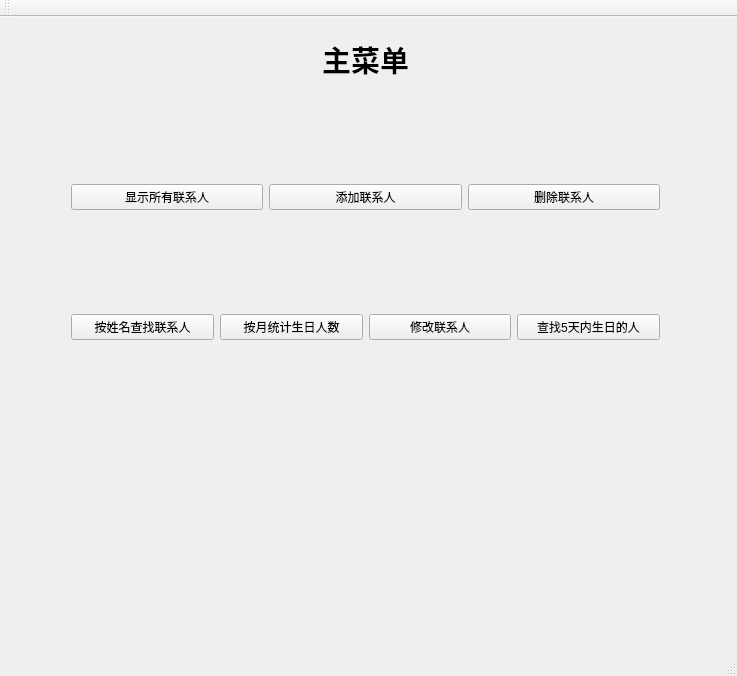
<?xml version="1.0" encoding="UTF-8"?>
<ui version="4.0">
 <class>addressbookClass</class>
 <widget class="QMainWindow" name="addressbookClass">
  <property name="geometry">
   <rect>
    <x>0</x>
    <y>0</y>
    <width>737</width>
    <height>676</height>
   </rect>
  </property>
  <property name="windowTitle">
   <string>addressbook</string>
  </property>
  <widget class="QWidget" name="centralWidget">
   <widget class="QWidget" name="layoutWidget">
    <property name="geometry">
     <rect>
      <x>60</x>
      <y>10</y>
      <width>611</width>
      <height>421</height>
     </rect>
    </property>
    <layout class="QVBoxLayout" name="verticalLayout">
     <item>
      <widget class="QLabel" name="label">
       <property name="font">
        <font>
         <pointsize>22</pointsize>
         <bold>true</bold>
        </font>
       </property>
       <property name="text">
        <string>主菜单</string>
       </property>
       <property name="alignment">
        <set>Qt::AlignmentFlag::AlignCenter</set>
       </property>
      </widget>
     </item>
     <item>
      <spacer name="verticalSpacer">
       <property name="orientation">
        <enum>Qt::Orientation::Vertical</enum>
       </property>
       <property name="sizeHint" stdset="0">
        <size>
         <width>20</width>
         <height>38</height>
        </size>
       </property>
      </spacer>
     </item>
     <item>
      <layout class="QHBoxLayout" name="horizontalLayout">
       <item>
        <widget class="QPushButton" name="btn_showAll">
         <property name="text">
          <string>显示所有联系人</string>
         </property>
        </widget>
       </item>
       <item>
        <widget class="QPushButton" name="btn_add">
         <property name="text">
          <string>添加联系人</string>
         </property>
        </widget>
       </item>
       <item>
        <widget class="QPushButton" name="btn_del">
         <property name="text">
          <string>删除联系人</string>
         </property>
        </widget>
       </item>
      </layout>
     </item>
     <item>
      <spacer name="verticalSpacer_2">
       <property name="orientation">
        <enum>Qt::Orientation::Vertical</enum>
       </property>
       <property name="sizeHint" stdset="0">
        <size>
         <width>20</width>
         <height>40</height>
        </size>
       </property>
      </spacer>
     </item>
     <item>
      <layout class="QHBoxLayout" name="horizontalLayout_2">
       <item>
        <widget class="QPushButton" name="btn_find">
         <property name="text">
          <string>按姓名查找联系人</string>
         </property>
        </widget>
       </item>
       <item>
        <widget class="QPushButton" name="btn_count">
         <property name="text">
          <string>按月统计生日人数</string>
         </property>
        </widget>
       </item>
       <item>
        <widget class="QPushButton" name="btn_modify">
         <property name="text">
          <string>修改联系人</string>
         </property>
        </widget>
       </item>
       <item>
        <widget class="QPushButton" name="btn_birth">
         <property name="text">
          <string>查找5天内生日的人</string>
         </property>
        </widget>
       </item>
      </layout>
     </item>
     <item>
      <spacer name="verticalSpacer_3">
       <property name="orientation">
        <enum>Qt::Orientation::Vertical</enum>
       </property>
       <property name="sizeHint" stdset="0">
        <size>
         <width>20</width>
         <height>40</height>
        </size>
       </property>
      </spacer>
     </item>
    </layout>
   </widget>
  </widget>
  <widget class="QMenuBar" name="menuBar">
   <property name="geometry">
    <rect>
     <x>0</x>
     <y>0</y>
     <width>737</width>
     <height>33</height>
    </rect>
   </property>
  </widget>
  <widget class="QToolBar" name="mainToolBar">
   <attribute name="toolBarArea">
    <enum>TopToolBarArea</enum>
   </attribute>
   <attribute name="toolBarBreak">
    <bool>false</bool>
   </attribute>
  </widget>
  <widget class="QStatusBar" name="statusBar"/>
 </widget>
 <layoutdefault spacing="6" margin="11"/>
 <resources/>
 <connections/>
</ui>
